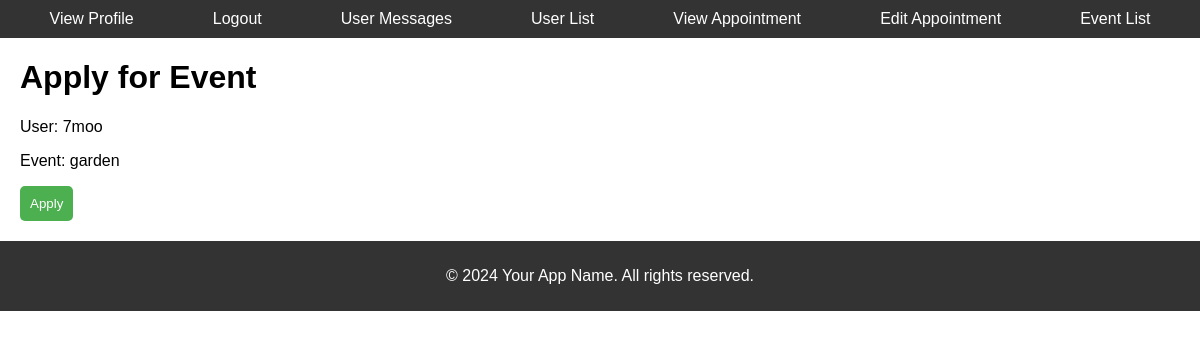
/apply/1/garden/ (signed in), run on an earlier commit of the app's database.
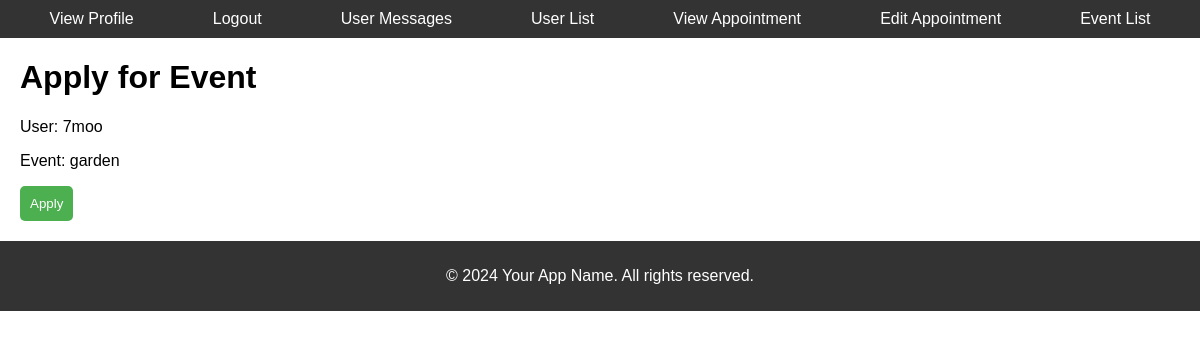
And on a later commit of the database.
### overall1/models.py (models this page shows)
class Event(models.Model):
    name = models.CharField(max_length=255)
    description = models.TextField()
    date = models.DateField()
    counter = models.IntegerField(default=0)

### overall1/views.py (the view)
# urls.py: path('apply/<int:event_id>/<slug:event_name>/', apply_for_event, name='apply_for_event'),
@login_required
def apply_for_event(request, event_id, event_name):
    event = get_object_or_404(Event, pk=event_id)
    if request.method == 'POST':
        Apply.objects.create(user=request.user, event=event)
        event.counter += 1
        event.save()
        return redirect('event_list')
    return render(request, 'overall1/apply_for_event.html', {'event': event, 'event_name': event_name})

### overall1/templates/overall1/apply_for_event.html (shortened to what this page needs)
{% extends 'overall1/base.html' %}
{% block content %}
    <div style="margin: 20px;">
        <h1>Apply for Event</h1>
        <p>User: {{ request.user.username }}</p>
        <p>Event: {{ event_name }}</p>
        <form method="post" action="{% url 'apply_for_event' event.id event.name|slugify %}">
            <input type="submit" value="Apply" style="padding: 10px; background-color: #4CAF50; color: white; border: none; cursor: pointer; border-radius: 5px;">
        </form>
    </div>
{% endblock %}

What changed in the data, as far as the page shows it:
now on this page (row edited): Event: name "garden"
Also different on the page:
{{ event_name }}: "garden" → (not shown)
